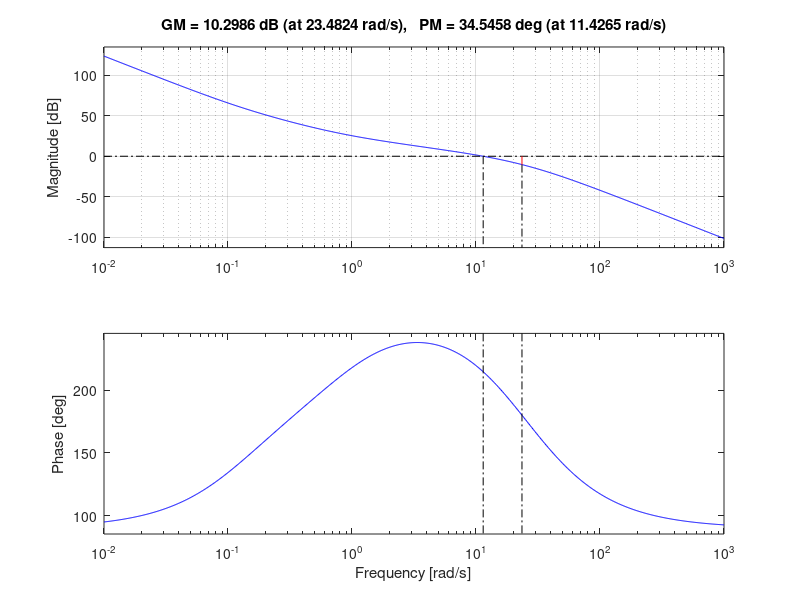
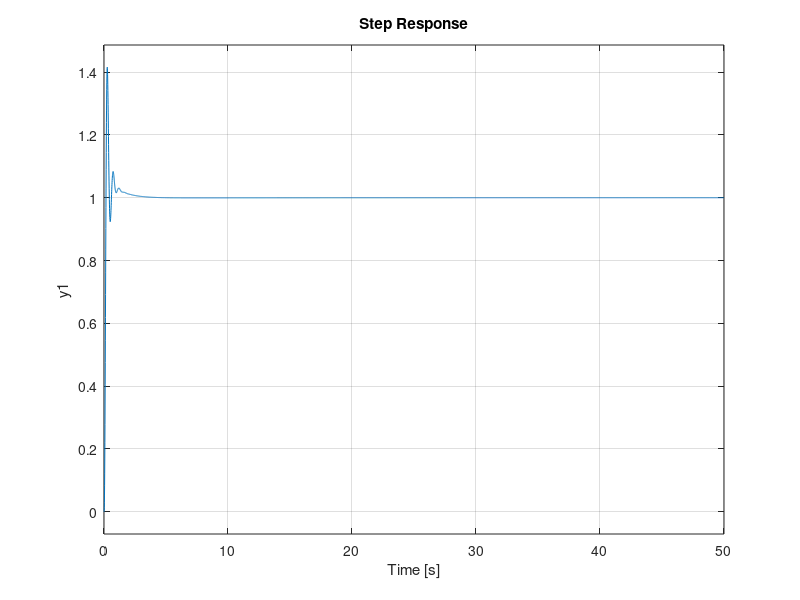

MATLAB code to generate these figures, in order:
clc, clearvars, close all

s = tf('s');
g = 9.81;
m = 1.510;
G = (1/(1 + s*0.05))*(m / s^2);
KP_H = 9;
KI_H = 1;
KD_H = 9;
KB_H = sqrt(KD_H/KI_H);
ALT_N = 30;
R = pid(KP_H, KI_H, KD_H, 1/ALT_N);
L = R*G;
F = L/(1+L);

margin(L)
grid

figure
step(F)